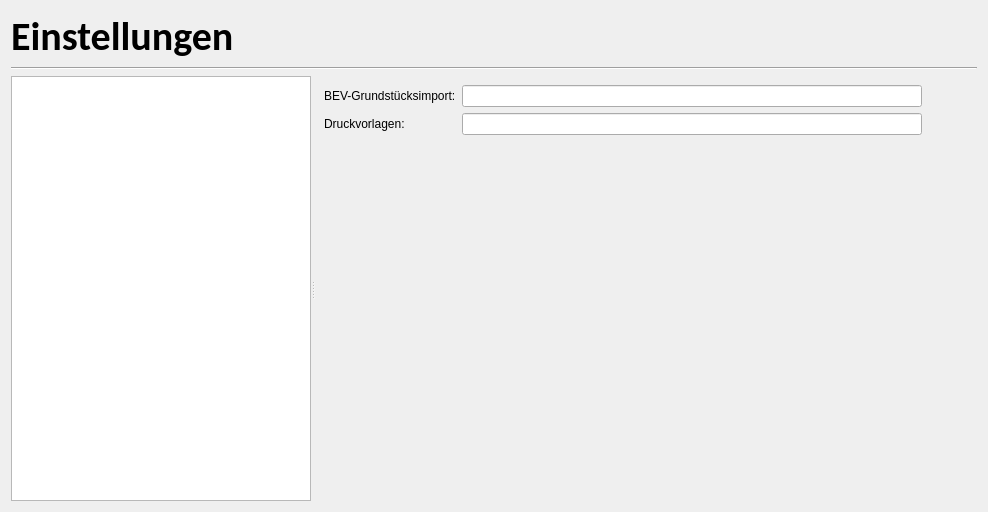
<?xml version="1.0" encoding="UTF-8"?>
<ui version="4.0">
 <class>Settings</class>
 <widget class="QWidget" name="Settings">
  <property name="geometry">
   <rect>
    <x>0</x>
    <y>0</y>
    <width>988</width>
    <height>512</height>
   </rect>
  </property>
  <property name="windowTitle">
   <string>Form</string>
  </property>
  <layout class="QVBoxLayout" name="verticalLayout">
   <item>
    <widget class="QLabel" name="label">
     <property name="sizePolicy">
      <sizepolicy hsizetype="Preferred" vsizetype="Fixed">
       <horstretch>0</horstretch>
       <verstretch>0</verstretch>
      </sizepolicy>
     </property>
     <property name="font">
      <font>
       <family>Calibri</family>
       <pointsize>30</pointsize>
       <weight>75</weight>
       <bold>true</bold>
      </font>
     </property>
     <property name="text">
      <string>Einstellungen</string>
     </property>
    </widget>
   </item>
   <item>
    <widget class="Line" name="line">
     <property name="orientation">
      <enum>Qt::Horizontal</enum>
     </property>
    </widget>
   </item>
   <item>
    <widget class="QSplitter" name="splitter">
     <property name="orientation">
      <enum>Qt::Horizontal</enum>
     </property>
     <widget class="QListWidget" name="uiOptionLwdg">
      <property name="maximumSize">
       <size>
        <width>300</width>
        <height>16777215</height>
       </size>
      </property>
      <property name="font">
       <font>
        <family>Calibri</family>
        <pointsize>14</pointsize>
        <weight>75</weight>
        <bold>true</bold>
       </font>
      </property>
      <property name="autoFillBackground">
       <bool>false</bool>
      </property>
      <property name="layoutMode">
       <enum>QListView::SinglePass</enum>
      </property>
      <property name="spacing">
       <number>2</number>
      </property>
      <property name="currentRow">
       <number>-1</number>
      </property>
     </widget>
     <widget class="QStackedWidget" name="uiSettingStackW">
      <property name="currentIndex">
       <number>0</number>
      </property>
      <widget class="QWidget" name="page">
       <layout class="QVBoxLayout" name="verticalLayout_2">
        <item>
         <layout class="QGridLayout" name="gridLayout">
          <item row="0" column="2">
           <widget class="QPushButton" name="uiGstImportPbtn">
            <property name="text">
             <string/>
            </property>
            <property name="icon">
             <iconset resource="../resources.qrc">
              <normaloff>:/svg/resources/icons/mActionFileOpen.svg</normaloff>:/svg/resources/icons/mActionFileOpen.svg</iconset>
            </property>
            <property name="iconSize">
             <size>
              <width>25</width>
              <height>25</height>
             </size>
            </property>
            <property name="flat">
             <bool>true</bool>
            </property>
           </widget>
          </item>
          <item row="1" column="0">
           <widget class="QLabel" name="label_3">
            <property name="text">
             <string>Druckvorlagen:</string>
            </property>
           </widget>
          </item>
          <item row="0" column="0">
           <widget class="QLabel" name="label_2">
            <property name="text">
             <string>BEV-Grundstücksimport:</string>
            </property>
           </widget>
          </item>
          <item row="1" column="2">
           <widget class="QPushButton" name="uiPrintTemplatePbtn">
            <property name="text">
             <string/>
            </property>
            <property name="icon">
             <iconset resource="../resources.qrc">
              <normaloff>:/svg/resources/icons/mActionFileOpen.svg</normaloff>:/svg/resources/icons/mActionFileOpen.svg</iconset>
            </property>
            <property name="iconSize">
             <size>
              <width>25</width>
              <height>25</height>
             </size>
            </property>
            <property name="flat">
             <bool>true</bool>
            </property>
           </widget>
          </item>
          <item row="0" column="1">
           <widget class="QLineEdit" name="uiGstImportLedit"/>
          </item>
          <item row="1" column="1">
           <widget class="QLineEdit" name="uiPrintTemplateLedit"/>
          </item>
          <item row="2" column="0">
           <spacer name="verticalSpacer">
            <property name="orientation">
             <enum>Qt::Vertical</enum>
            </property>
            <property name="sizeHint" stdset="0">
             <size>
              <width>20</width>
              <height>40</height>
             </size>
            </property>
           </spacer>
          </item>
         </layout>
        </item>
       </layout>
      </widget>
      <widget class="QWidget" name="page_2"/>
     </widget>
    </widget>
   </item>
  </layout>
 </widget>
 <resources>
  <include location="../resources.qrc"/>
 </resources>
 <connections/>
</ui>
